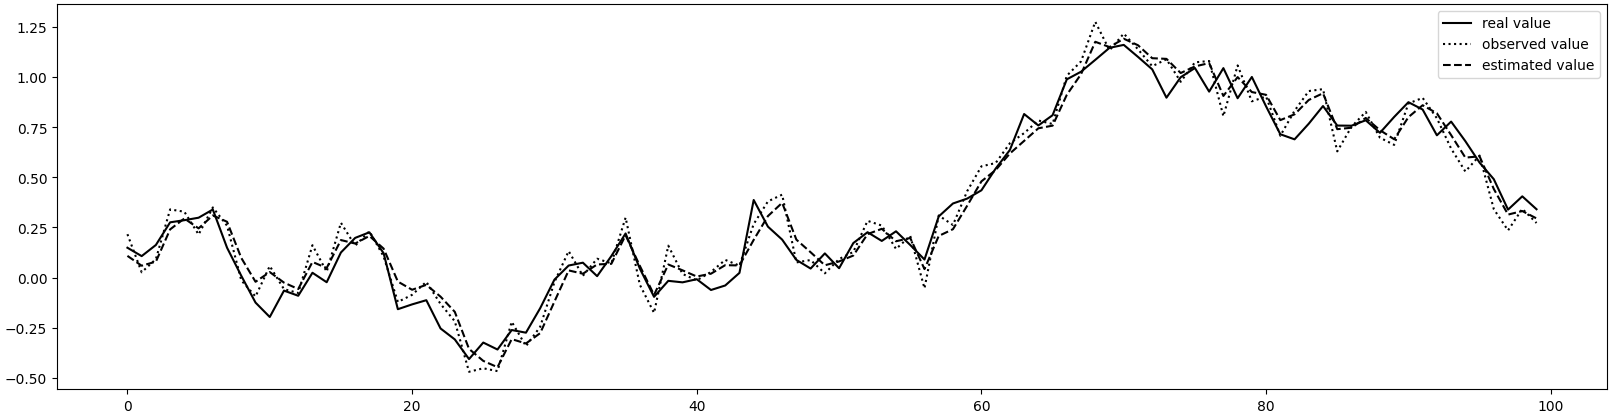

Here is the Python script that generated this plot:
from numpy import *
import matplotlib.pyplot as plt

random.seed(2021)
N, r, s, t = 100, 1.0, 0.1, 0.1
T = range(N)

x, y, z = zeros(N), zeros(N), zeros(N)
a = s**2
for i in range(N):
    x[i] = r * x[i - 1] + s * random.normal(0, 1)
    y[i] = x[i] + t * random.normal(0, 1)
    z[i] = r * z[i - 1] + a / (t**2 + a) * (y[i] - r * z[i - 1])
    c = a - a**2 / (t**2 + a)
    a = r * c + s**2
print(f'(y-x)^2 = {sum((y-x)**2)}')
print(f'(z-x)^2 = {sum((z-x)**2)}')

plt.figure(figsize=(20, 5))
plt.plot(T, x, color='black', linestyle = 'solid', label='real value')
plt.plot(T, y, color='black', linestyle = 'dotted', label='observed value')
plt.plot(T, z, color='black', linestyle = 'dashed',label='estimated value')
plt.legend()
plt.savefig('kalman.png', bbox_inches='tight', pad_inches=0.05)
plt.show()

'''
(y-x)^2 = 0.9032093121921977
(z-x)^2 = 0.6551470144698649
'''
